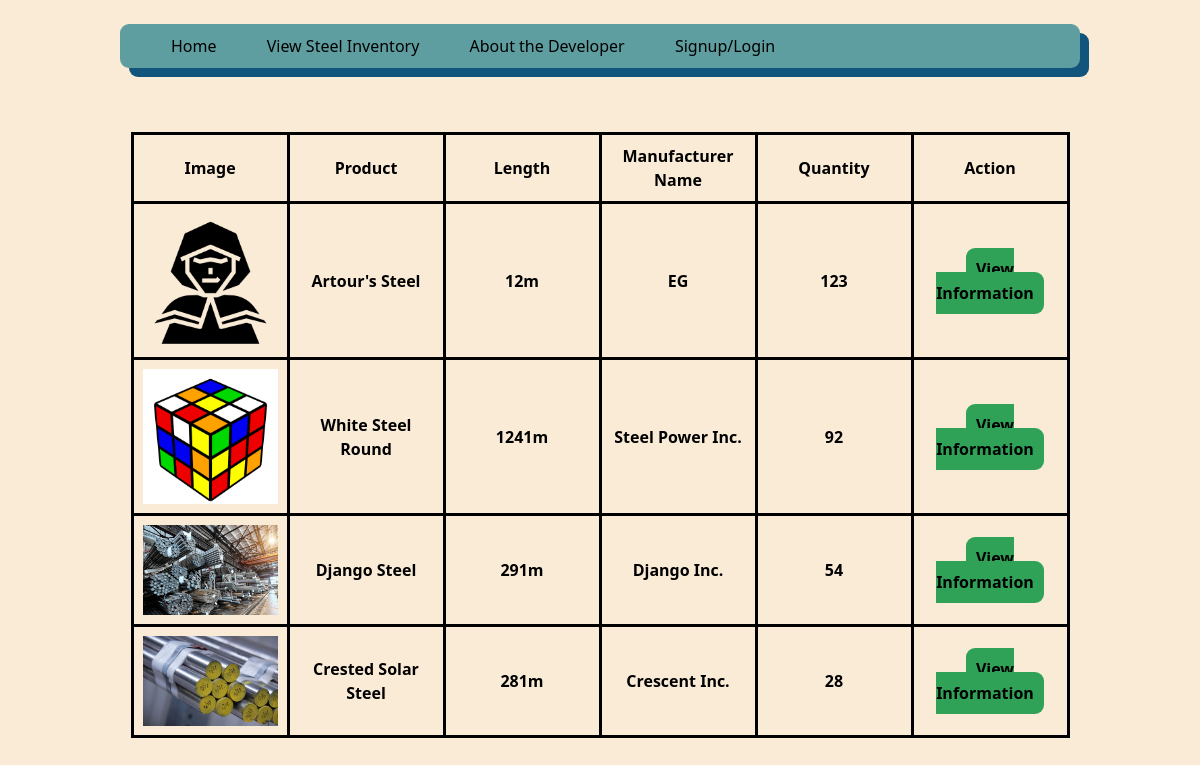
Page /Products on the committed database.
### Inventory/models.py (models this page shows, shortened)
class Product(models.Model): #Steels, not food
    objects = models.Manager()
    Name = models.CharField(max_length=200, unique=True)
    Image = models.ImageField(default=None, null= True, blank=True, upload_to="images/") #not have image if we dont have one, uploaded to images folder automatically
    Manufacturer = models.CharField(default=None, max_length=100)
    ManuLoc = models.CharField(default=None,max_length=255)
    Color = models.CharField(default=None, max_length=20)
    Measurement = models.CharField(default=None, max_length=30)
    Description = models.CharField(default=None, max_length=500)
    GrossWeight = models.CharField(default=None, max_length=40)
    Marks = models.CharField(default=None, null=True, max_length=300)
    Length = models.CharField(max_length=20)
    Cost = models.CharField(max_length=10) #declared value USD
    Stock = models.BigIntegerField(default=0)
    Contact = models.CharField(max_length=500)

### Inventory/views.py (the view)
# urls.py: path('Products',views.Products, name='Products'),
def Products(request):
    condition = ""
    User = Userperson.objects.all()
    P = Product.objects.filter(Stock__gte = 0).order_by('-Stock')
    if request.user.is_authenticated:
        condition = True
        if request.session.get('NAVIGATE') == "confirmorder" or request.session.get('NAVIGATE') == "confirmtrans":
            print('DELETED CACHE')
            request.session['Remarks'] = None
            request.session['productname'] = None
            request.session['OrderedPRem'] = None
            request.session['OrderPname'] = None
            request.session['manufacturer'] = None
            request.session['Order'] = None
        request.session['NAVIGATE'] = "products"
        return render(request, 'Inventory/products.html',{
            'C' : condition,
            'P':P,
            'User':User,
            'username' : request.session['user']
            })
    else:
        condition = False
        return render(request, 'Inventory/products.html',{
            'C' : condition,
            'P':P,
            'User':User,
            'url':settings.MEDIA_URL
            })

### Inventory/templates/Inventory/products.html (shortened to what this page needs)
{% extends 'Inventory/base.html' %}
{% load static %}
    {% block content %}
    <br>
    <table class="Frame w-[60vw]">
        <tr class="Header">
            <th> Image </th>
            <th> Product </th>
            <th> Length </th>
            <th> Manufacturer Name </th>
            <th> Quantity </th>
            <th> Action </th>
        </tr>
    {% if C == True %}
        {% for p in P %}
        <tr class="Header w-[25vw]">
            <th> <img src="{{ p.Image.url }}"> </th>
            <th> {{ p.Name }} </th>
            <th> {{ p.Length }} </th>
            <th> {{ p.Manufacturer }} </th>
            <th> {{ p.Stock }} </th>
            <th class="actions">
                  <a class="Button w-auto" href="{% url 'view' pk=p.pk %}"> View </a>
                  <a class="Button w-auto" href="{% url 'edit' pk=p.pk %}"> Edit Info </a>
            </th>
        </tr>
        {% endfor %}
    {% elif C == False %}
        {% for p in P %}
        <tr class="Header">
            <th> <img src="{{ p.Image.url }}"> </th>
            <th> {{ p.Name }} </th>
            <th> {{ p.Length }} </th>
            <th> {{ p.Manufacturer }} </th>
            <th> {{ p.Stock }} </th>
            <th> <a class="Button" href="{% url 'view' pk=p.pk %}" id="view"> View Information </a> </th>
        </tr>
        {% endfor %}
    {% endif %}
    </table>
    {% endblock %}

### rows in the picture
Product: Image (picture), Name "Artour's Steel", Length "12m", Manufacturer "EG", Stock "123"
Product: Image (picture), Name "White Steel Round", Length "1241m", Manufacturer "Steel Power Inc.", Stock "92"
Product: Image (picture), Name "Django Steel", Length "291m", Manufacturer "Django Inc.", Stock "54"
Product: Image (picture), Name "Crested Solar Steel", Length "281m", Manufacturer "Crescent Inc.", Stock "28"
